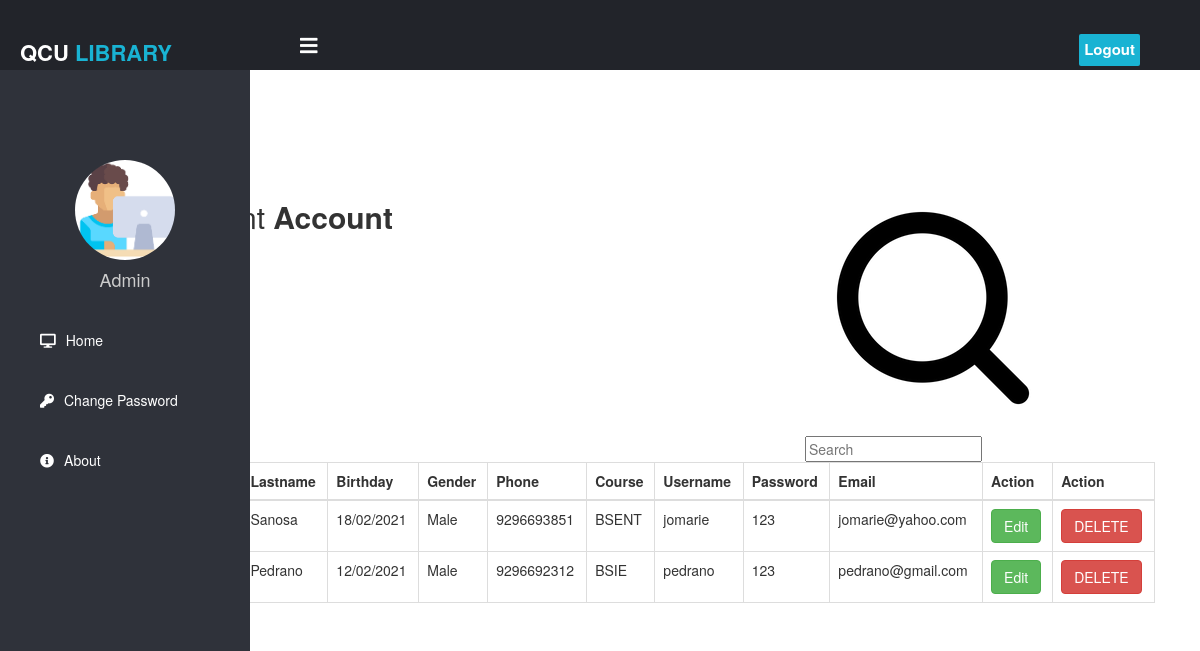
Page /studentinfo.php (signed in) on the committed database.
### tables this page shows
CREATE TABLE `studentacc` (
  `studentnumber` int(10) NOT NULL,
  `first_name` varchar(255) NOT NULL,
  `lastname` varchar(255) NOT NULL,
  `birthday` varchar(255) NOT NULL,
  `gender` varchar(255) NOT NULL,
  `email` varchar(255) NOT NULL,
  `phone` bigint(11) NOT NULL,
  `course` varchar(255) NOT NULL,
  `username` varchar(255) NOT NULL,
  `password` varchar(255) NOT NULL
);

### readstud.php (called while the page is built)
<?php
	require('./databasestud.php');
	$queryAccounts = "SELECT * FROM studentacc";
	$sqlAccounts = mysqli_query($connection, $queryAccounts);
?>

### studentinfo.php (the view, shortened to what this page needs)
<?php
require('./readstud.php');
?>
<!DOCTYPE html>
<html lang="en" dir="ltr">
<head>
	<link rel="stylesheet" href="css/css5.css">
	<link rel="stylesheet" href="https://cdnjs.cloudflare.com/ajax/libs/font-awesome/5.12.1/css/all.min.css">
	<link href="//maxcdn.bootstrapcdn.com/bootstrap/4.1.1/css/bootstrap.min.css" rel="stylesheet" id="bootstrap-css">
	<link rel="stylesheet" href="css/csss4.css">
	<link rel="stylesheet" href="https://maxcdn.bootstrapcdn.com/font-awesome/4.7.0/css/font-awesome.min.css">
	<link rel="stylesheet" href="https://maxcdn.bootstrapcdn.com/bootstrap/3.3.7/css/bootstrap.min.css">
</head>
<body>
	<header>
		<label for="check">
			<i class="fas fa-bars" id="sidebar_btn"></i>
		</label>
		<div class="left_area">
			<h3>QCU <span>LIBRARY</span></h3>
		</div>
		<div class="right_area">
			<a href="student.php" class="logout_btn">Logout</a>
		</div>
	</header>
	<div class="sidebar">
		<center>
			<br>
			<br>
			<br>
			<img src="images/av3.png" class="profile_image" alt="">
			<h4>Admin</h4>
		</center>
		<a href="index.php"><i class="fas fa-desktop"></i><span>Home</span></a>
		<a href="#"><i class="fas fa-key"></i><span>Change Password</span></a>
		<a href="#"><i class="fas fa-info-circle"></i><span>About</span></a>
	</div>
	<br>
	<br>
	<br>
	<br>
	<br>
	<br>
	<br>
	<br>
	<br>
	<div class="container">
		<div class="table-wrapper">
			<div class="table-title">
				<div class="row">
					<div class="col-sm-8">
						<h2>Manage Student <b>Account</b></h2>
					</div>
					<div class="col-sm-4">
						<img src="images/search1.png" class="searchicon"><input type="text" placeholder="Search"><i></i></input>
					</div>
				</div>
			</div>
			<table class="table table-bordered">
				<thead>
					<tr>
						<th>Student_ID</th>
						<th>FirstName</th>
						<th>Lastname</th>
						<th>Birthday</th>
						<th>Gender</th>
						<th>Phone</th>
						<th>Course</th>
						<th>Username</th>
						<th>Password</th>
						<th>Email</th>
						<th>Action</th>
						<th>Action</th>
					</tr>
				</thead>
				<tbody>
					<?php while ($results = mysqli_fetch_array($sqlAccounts)) { ?>
						<tr>
							<td><?php echo $results['studentnumber'] ?></td>
							<td><?php echo $results['first_name'] ?></td>
							<td><?php echo $results['lastname'] ?></td>
							<td><?php echo $results['birthday'] ?></td>
							<td><?php echo $results['gender'] ?></td>
							<td><?php echo $results['phone'] ?></td>
							<td><?php echo $results['course'] ?></td>
							<td><?php echo $results['username'] ?></td>
							<td><?php echo $results['password'] ?></td>
							<td><?php echo $results['email'] ?></td>
							<td>
								<button type="submit" class="btn btn-success" name="edit" value="edit" data-toggle="modal" data-target="#myModal">Edit</button>
							<td>
								<form action="/siaG4/deletestud.php" method="post">
									<button type="submit" class="btn btn-danger" name="delete" value="Delete">DELETE</button>
								</form>
							</td>
							</td>
						</tr>
					<?php }
					?>
				</tbody>
			</table>
		</div>
	</div>

### css/css5.css (style rules this page uses)
body { margin: 0; padding: 0; font-family: "Roboto", sans-serif; transition-delay: 0.50s; }
header { position: fixed; background: #22242A; padding: 20px; width: 100%; height: 70px; }
.left_area h3 { color: #fff; margin: 0; text-transform: uppercase; font-size: 22px; font-weight: 900; }
.left_area span { color: #19B3D3; }
.logout_btn { padding: 5px; background: #19B3D3; text-decoration: none; float: right; margin-top: -30px; margin-right: 40px; border-radius: 2px; font-size: 15px; font-weight: 600; color: #fff; transition: 0.5s; transition-property: background; }
.sidebar { z-index: 1; background: #2f323a; margin-top: 70px; padding-top: 30px; position: fixed; left: 0; width: 250px; height: 100%; transition: 0.5s; transition-property: left; }
.sidebar .profile_image { width: 100px; height: 100px; border-radius: 100px; margin-bottom: 10px; }
.sidebar h4 { color: #ccc; margin-top: 0; margin-bottom: 20px; }
.sidebar a { color: #fff; display: block; width: 100%; line-height: 60px; text-decoration: none; padding-left: 40px; box-sizing: border-box; transition: 0.5s; transition-property: background; }
.sidebar i { padding-right: 10px; }
label #sidebar_btn { z-index: 1; color: #fff; position: fixed; cursor: pointer; left: 300px; font-size: 20px; margin: 5px 0; transition: 0.5s; transition-property: color; }
table { border-collapse: collapse; border: 1px solid black; }
th, td { border: 1px solid black; }

### css/csss4.css (style rules this page uses)
body { color: #404E67; background: #F5F7FA; font-family: 'Open Sans', sans-serif; transition-delay: 0.50s; }

### rows in the picture
studentacc: lastname "Sanosa", birthday "18/02/2021", gender "Male", phone "9296693851", course "BSENT", username "jomarie", password "123", email "jomarie@yahoo.com"
studentacc: lastname "Pedrano", birthday "12/02/2021", gender "Male", phone "9296692312", course "BSIE", username "pedrano", password "123", email "pedrano@gmail.com"
